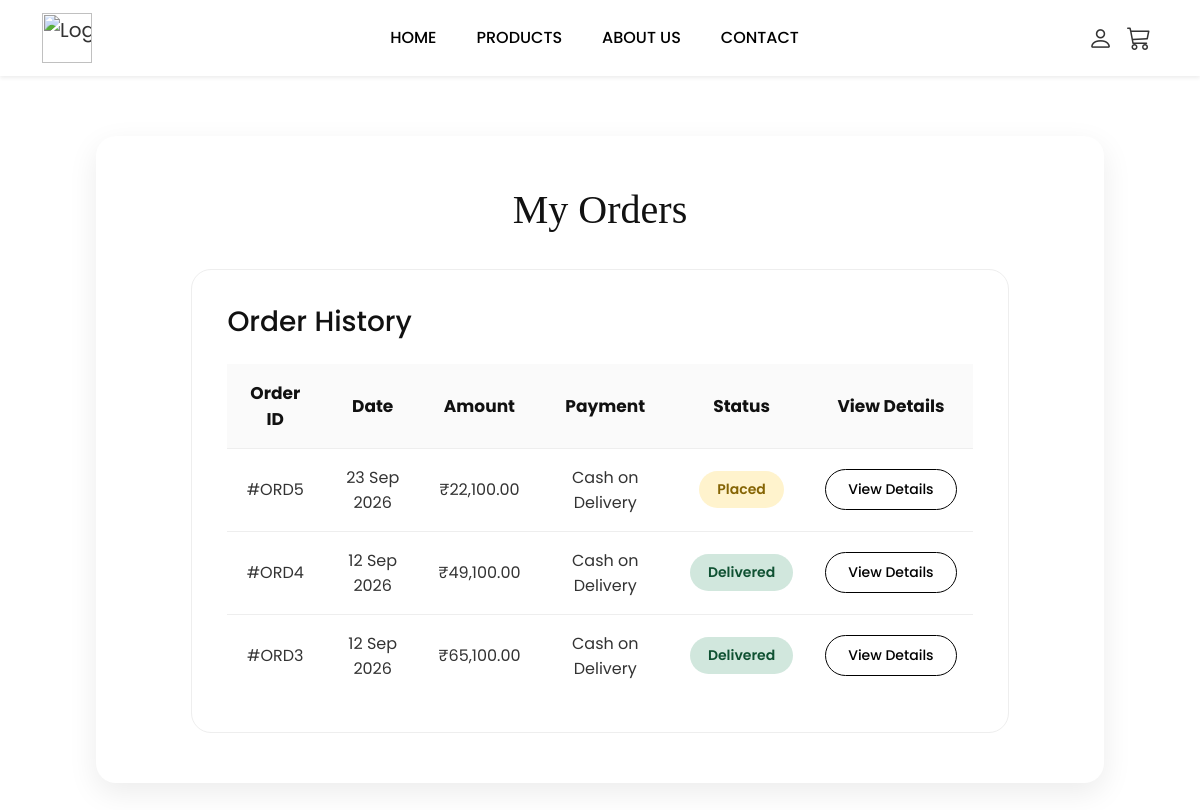
/my-orders.php (signed in), run on the app's committed database.
### tables this page shows
CREATE TABLE `orders` (
  `order_id` int NOT NULL,
  `user_id` int NOT NULL,
  `customer_name` varchar(100) NOT NULL,
  `phone` varchar(15) NOT NULL,
  `amount` decimal(10,2) NOT NULL,
  `payment_status` varchar(50) NOT NULL DEFAULT 'Pending',
  `order_status` varchar(50) NOT NULL DEFAULT 'Processing',
  `created_at` timestamp NULL DEFAULT CURRENT_TIMESTAMP,
  `address_id` int DEFAULT NULL
);

### my-orders.php (the view, shortened to what this page needs)
<?php
    include 'assets/includes/db.php';
    $user_id = $_SESSION['user_id'];
    $orders_query = "SELECT * FROM orders WHERE user_id = '$user_id' ORDER BY order_id DESC";
    $orders_result = mysqli_query($conn, $orders_query);
?>
<?php include 'assets/includes/header.php'; ?>
<section class="my-orders-section">
    <h1>My Orders</h1>
    <div class="orders-box">
        <h2>Order History</h2>
        <table class="orders-table">
            <thead>
                <tr>
                    <th>Order ID</th>
                    <th>Date</th>
                    <th>Amount</th>
                    <th>Payment</th>
                    <th>Status</th>
                    <th>View Details</th>
                </tr>
            </thead>
            <tbody>
                <?php
                if ($orders_result && mysqli_num_rows($orders_result) > 0) {
                    while ($order = mysqli_fetch_assoc($orders_result)) {
                        $status_class = 'pending';
                        $status_text = strtolower(isset($order['order_status']) ? $order['order_status'] : 'placed');
                        if ($status_text == 'processing') {
                            $status_class = 'processing';
                        } elseif ($status_text == 'shipped') {
                            $status_class = 'shipped';
                        } elseif ($status_text == 'delivered') {
                            $status_class = 'delivered';
                        } elseif ($status_text == 'cancelled') {
                            $status_class = 'cancelled';
                        } else {
                            $status_class = 'pending';
                        }
                        $order_date = isset($order['created_at']) ? date('d M Y', strtotime($order['created_at'])) : date('d M Y');
                ?>
                <tr>
                    <td>#ORD<?php echo htmlspecialchars($order['order_id']); ?></td>
                    <td><?php echo $order_date; ?></td>
                    <td>₹<?php echo number_format($order['amount']+ 100, 2); ?></td>
                    <td><?php echo htmlspecialchars($order['payment_method'] ?? 'Cash on Delivery'); ?></td>
                    <td>
                        <span class="status <?php echo $status_class; ?>">
                            <?php echo ucfirst(htmlspecialchars(isset($order['order_status']) ? $order['order_status'] : 'Placed')); ?>
                        </span>
                    </td>
                    <td>
                        <a href="order-details.php?id=<?php echo $order['order_id']; ?>" class="view-btn">View Details</a>
                    </td>
                </tr>
                <?php
                    }
                } else {
                    echo "<tr><td colspan='6' class='text-center py-4'>No orders found.</td></tr>";
                }
                ?>
            </tbody>
        </table>
    </div>
</section>

### assets/css/style.css (style rules this page uses)
* { margin: 0; padding: 0; font-family: 'Poppins', sans-serif; color: #333; }
html { overflow-y: scroll; }

### my-orders.php (style rules this page uses)
.my-orders-section { width: 84%; margin: 60px auto; padding: 50px; background: #fff; border-radius: 20px; box-shadow: 0 10px 30px rgba(0, 0, 0, 0.08); }
.my-orders-section h1 { font-size: 40px; color: #111; margin-bottom: 35px; text-align: center; font-family: "Cinzel", serif; }
.orders-box { width: 90%; margin: auto; padding: 35px; border: 1px solid #eee; border-radius: 20px; }
.orders-box h2 { font-size: 28px; margin-bottom: 25px; color: #111; }
.orders-table { width: 100%; border-collapse: collapse; }
.orders-table th { background: #fafafa; color: #111; padding: 16px; text-align: center; border-bottom: 1px solid #eee; font-size: 17px; }
.orders-table td { padding: 16px; text-align: center; border-bottom: 1px solid #eee; font-size: 16px; }
.orders-table tr:last-child td { border-bottom: none; }
.status { padding: 8px 18px; border-radius: 30px; font-size: 14px; font-weight: 600; display: inline-block; }
.pending { background: #fff3cd; color: #856404; }
.delivered { background: #d1e7dd; color: #0f5132; }
.view-btn { display: inline-block; padding: 9px 22px; background: #fff; color: #000; border: 1px solid #000; border-radius: 30px; transition: all 0.3s ease; text-decoration: none; font-size: 14px; font-weight: 500; white-space: nowrap; text-align: center; }

### data on the page
orders: order_id "5", created_at "23 Sep 2026", $order['amount']+ 100 "22,100.00", payment_method "Cash on Delivery", order_status "Placed"
orders: order_id "4", created_at "12 Sep 2026", $order['amount']+ 100 "49,100.00", payment_method "Cash on Delivery", order_status "Delivered"
orders: order_id "3", created_at "12 Sep 2026", $order['amount']+ 100 "65,100.00", payment_method "Cash on Delivery", order_status "Delivered"
